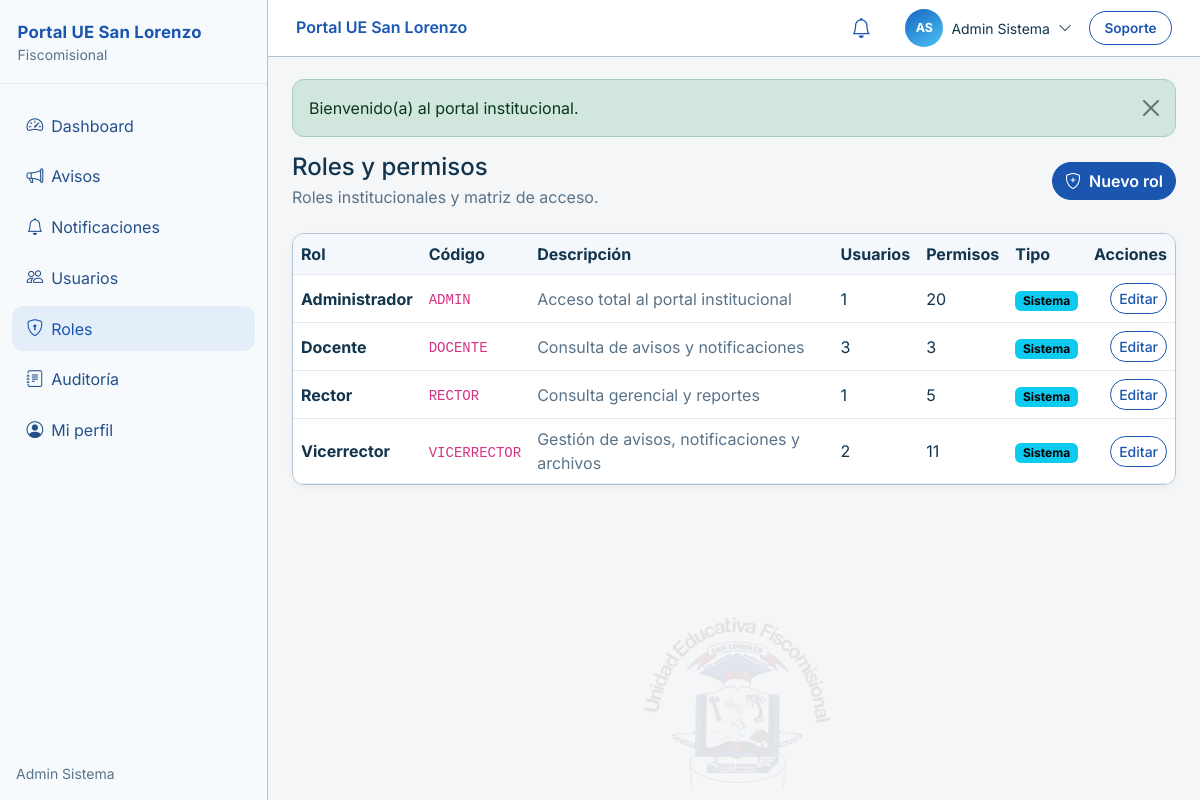
Page /app/public/roles (signed in) on the committed database.
### tables this page shows
CREATE TABLE `roles` (
  `id` bigint(20) UNSIGNED NOT NULL,
  `name` varchar(50) NOT NULL,
  `display_name` varchar(100) NOT NULL,
  `description` varchar(255) DEFAULT NULL,
  `is_system` tinyint(1) NOT NULL DEFAULT 0,
  `created_at` datetime NOT NULL DEFAULT current_timestamp(),
  `updated_at` datetime NOT NULL DEFAULT current_timestamp() ON UPDATE current_timestamp()
);

### app/helpers/response.php (called while the page is built, shortened)
<?php
function app_path(string $path = ''): string
{
    $base = defined('APP_PATH') ? APP_PATH : dirname(__DIR__);
    return $path === '' ? $base : $base . DIRECTORY_SEPARATOR . ltrim(str_replace(['/', '\\'], DIRECTORY_SEPARATOR, $path), DIRECTORY_SEPARATOR);
}
function app_base_path(): string
{
    static $resolved = null;
    if ($resolved !== null) {
        return $resolved;
    }
    $scriptName = $_SERVER['SCRIPT_NAME'] ?? '';
    $dir = str_replace('\\', '/', dirname($scriptName));
    $resolved = rtrim($dir, '/');
    return $resolved;
}
function app_base_url(): string
{
    static $resolved = null;
    if ($resolved !== null) {
        return $resolved;
    }
    $configured = trim((string) env('APP_URL', ''));
    $https = (!empty($_SERVER['HTTPS']) && $_SERVER['HTTPS'] !== 'off')
        || ((string) ($_SERVER['SERVER_PORT'] ?? '') === '443')
        || (strtolower((string) ($_SERVER['HTTP_X_FORWARDED_PROTO'] ?? '')) === 'https');
    $scheme = $https ? 'https' : 'http';
    $host = (string) ($_SERVER['HTTP_HOST'] ?? 'localhost');
    $path = app_base_path();
    $resolved = $scheme . '://' . $host . $path;
    return $resolved;
}
function url(string $path = ''): string
{
    $base = rtrim(app_base_url(), '/');
    $path = trim($path);
    return $base . '/' . ltrim($path, '/');
}
function view(string $name, array $data = [], ?string $layout = 'main'): void
{
    $viewFile = app_path('views/' . str_replace('.', '/', $name) . '.php');
    extract($data, EXTR_SKIP);
    require $viewFile;
}

### app/controllers/Controller.php (called while the page is built, shortened)
<?php
abstract class Controller
{
    protected function view(string $name, array $data = [], ?string $layout = 'main'): void
    {
        view($name, $data, $layout);
    }
}

### app/controllers/RoleController.php (called while the page is built, shortened)
<?php
final class RoleController extends Controller
{
    private RoleService $roles;
    public function __construct(?RoleService $roles = null)
    {
        $this->roles = $roles ?? new RoleService();
    }
    public function index(): void
    {
        $this->view('roles.index', [
            'title' => 'Roles y permisos',
            'roles' => $this->roles->all(),
        ]);
    }
}

### app/middleware/PermissionMiddleware.php (called while the page is built, shortened)
<?php
final class PermissionMiddleware
{
    public function handle(array $params, Closure $next): void
    {
        $next($params);
    }
}

### app/middleware/AuthMiddleware.php (called while the page is built, shortened)
<?php
final class AuthMiddleware
{
    public function handle(array $params, Closure $next): void
    {
        $next($params);
    }
}

### app/helpers/auth.php (called while the page is built, shortened)
<?php
function auth_user(): ?array
{
    $user = $_SESSION['user'] ?? null;
    return is_array($user) ? $user : null;
}
function auth_can(string $permission): bool
{
    $user = auth_user();
    $permissions = $user['permissions'] ?? [];
    return in_array($permission, $permissions, true);
}

### app/helpers/env.php (called while the page is built, shortened)
<?php
function env(string $key, $default = null)
{
    if (array_key_exists($key, $_ENV)) {
        $value = $_ENV[$key];
    } elseif (array_key_exists($key, $_SERVER)) {
        $value = $_SERVER[$key];
    } else {
        $value = getenv($key);
        if ($value === false) {
            return $default;
        }
    }
    $normalized = is_string($value) ? strtolower(trim($value)) : $value;
    return match ($normalized) {
        'true', '(true)' => true,
        'false', '(false)' => false,
        'empty', '(empty)' => '',
        'null', '(null)' => null,
        default => $value,
    };
}

### app/helpers/security.php (called while the page is built, shortened)
<?php
function e(?string $value): string
{
    return htmlspecialchars((string) $value, ENT_QUOTES | ENT_SUBSTITUTE, 'UTF-8');
}

### app/repositories/RoleRepository.php (called while the page is built, shortened)
<?php
final class RoleRepository
{
    private PDO $pdo;
    public function __construct(?PDO $pdo = null)
    {
        $this->pdo = $pdo ?? Database::connection();
    }
    public function all(): array
    {
        $stmt = $this->pdo->query(
            'SELECT r.id, r.name, r.display_name, r.description, r.is_system, r.created_at, r.updated_at,
                    (SELECT COUNT(*) FROM user_roles ur WHERE ur.role_id = r.id) AS users_count,
                    (SELECT COUNT(*) FROM role_permissions rp WHERE rp.role_id = r.id) AS permissions_count
             FROM roles r
             ORDER BY r.is_system DESC, r.name ASC'
        );
        $rows = $stmt->fetchAll(PDO::FETCH_ASSOC);
        return $rows;
    }
}

### app/bootstrap.php (called while the page is built, shortened)
<?php
require_once APP_PATH . '/helpers/env.php';
require_once APP_PATH . '/helpers/security.php';
require_once APP_PATH . '/helpers/auth.php';
require_once APP_PATH . '/helpers/response.php';
spl_autoload_register(static function (string $class): void {
    $prefix = 'App\\';
    $relative = substr($class, strlen($prefix));
    $parts = explode('\\', $relative);
    $map = [
        'Helpers' => 'helpers',
        'Controllers' => 'controllers',
        'Middleware' => 'middleware',
        'Services' => 'Services',
        'Repositories' => 'Repositories',
    ];
    $root = $parts[0];
    foreach ($map as $ns => $dir) {
        if (strcasecmp($root, $ns) === 0) {
            $parts[0] = $dir;
            break;
        }
    }
    $path = APP_PATH . DIRECTORY_SEPARATOR . implode(DIRECTORY_SEPARATOR, $parts) . '.php';
});

### app/config/database.php (called while the page is built, shortened)
<?php
$host = (string) env('DB_HOST', '127.0.0.1');
$port = (string) env('DB_PORT', '3306');
$database = (string) env('DB_DATABASE', 'ue_san_lorenzo');
$charset = 'utf8mb4';
return [
    'driver' => 'mysql',
    'host' => $host,
    'port' => $port,
    'database' => $database,
    'username' => (string) env('DB_USERNAME', 'root'),
    'password' => (string) env('DB_PASSWORD', ''),
    'charset' => $charset,
    'dsn' => sprintf(
        'mysql:host=%s;port=%s;dbname=%s;charset=%s',
        $host,
        $port,
        $database,
        $charset
    ),
    'options' => [
        PDO::ATTR_ERRMODE => PDO::ERRMODE_EXCEPTION,
        PDO::ATTR_DEFAULT_FETCH_MODE => PDO::FETCH_ASSOC,
        PDO::ATTR_EMULATE_PREPARES => false,
    ],
];

### app/services/RoleService.php (called while the page is built, shortened)
<?php
final class RoleService
{
    private RoleRepository $roles;
    public function __construct(?RoleRepository $roles = null, ?AuditService $audit = null)
    {
        $this->roles = $roles ?? new RoleRepository();
    }
    public function all(): array
    {
        return $this->roles->all();
    }
}

### app/views/roles/index.php (the view, shortened to what this page needs)
<div class="d-flex flex-wrap justify-content-between align-items-center gap-2 mb-4">
    <div>
        <h1 class="h4 mb-1">Roles y permisos</h1>
        <p class="text-muted mb-0">Roles institucionales y matriz de acceso.</p>
    </div>
    <?php if (auth_can('roles.create')): ?>
        <a href="<?= e(url('/roles/create')) ?>" class="btn btn-primary">
            <i class="bi bi-shield-plus me-1"></i> Nuevo rol
        </a>
    <?php endif; ?>
</div>
<div class="card-soft p-0 overflow-hidden">
    <div class="table-responsive">
        <table class="table table-hover align-middle mb-0">
            <thead class="table-light">
            <tr>
                <th>Rol</th>
                <th>Código</th>
                <th>Descripción</th>
                <th>Usuarios</th>
                <th>Permisos</th>
                <th>Tipo</th>
                <th class="text-end">Acciones</th>
            </tr>
            </thead>
            <tbody>
            <?php if ($roles === []): ?>
                <tr>
                    <td colspan="7" class="text-center text-muted py-4">No hay roles registrados.</td>
                </tr>
            <?php else: ?>
                <?php foreach ($roles as $role): ?>
                    <tr>
                        <td><strong><?= e((string) $role['display_name']) ?></strong></td>
                        <td><code><?= e((string) $role['name']) ?></code></td>
                        <td class="text-muted"><?= e((string) ($role['description'] ?? '—')) ?></td>
                        <td><?= (int) ($role['users_count'] ?? 0) ?></td>
                        <td><?= (int) ($role['permissions_count'] ?? 0) ?></td>
                        <td>
                            <?php if ((int) ($role['is_system'] ?? 0) === 1): ?>
                                <span class="badge text-bg-info">Sistema</span>
                            <?php else: ?>
                                <span class="badge text-bg-light border">Personalizado</span>
                            <?php endif; ?>
                        </td>
                        <td class="text-end text-nowrap">
                            <?php if (auth_can('roles.edit')): ?>
                                <a href="<?= e(url('/roles/' . $role['id'] . '/edit')) ?>"
                                   class="btn btn-sm btn-outline-primary">Editar</a>
                            <?php endif; ?>
                        </td>
                    </tr>
                <?php endforeach; ?>
            <?php endif; ?>
            </tbody>
        </table>
    </div>
</div>

### app/Router.php (shortened to what this page needs)
<?php
final class Router
{
    private array $routes = [];
    private function add(array $methods, string $path, mixed $handler, array $middleware): self
    {
        $this->routes[] = [
            'methods' => $methods,
            'path' => $this->normalizePath($path),
            'handler' => $handler,
            'middleware' => $middleware,
        ];
        return $this;
    }
    public function dispatch(?string $method = null, ?string $uri = null): void
    {
        $method = strtoupper($method ?? ($_SERVER['REQUEST_METHOD'] ?? 'GET'));
        $uri = $this->normalizePath($uri ?? $this->resolveUri());
        foreach ($this->routes as $route) {
            if (!in_array($method, $route['methods'], true)) {
                continue;
            }
            $params = $this->matchPath($route['path'], $uri);
            if ($params === null) {
                continue;
            }
            $pipeline = array_reduce(
                array_reverse($route['middleware']),
                function (Closure $next, string $middlewareName): Closure {
                    return function (array $params) use ($next, $middlewareName): void {
                        $this->runMiddleware($middlewareName, $params, $next);
                    };
                },
                function (array $params) use ($route): void {
                    $this->invoke($route['handler'], $params);
                }
            );
            $pipeline($params);
            return;
        }
    }
    private function runMiddleware(string $name, array $params, Closure $next): void
    {
        if (str_starts_with($name, 'permission:')) {
            $permission = substr($name, strlen('permission:'));
            $middleware = new \App\Middleware\PermissionMiddleware($permission);
            $middleware->handle($params, $next);
            return;
        }
        $middleware = new $class();
        $middleware->handle($params, $next);
    }
    private function invoke(mixed $handler, array $params): void
    {
        if (is_array($handler) && count($handler) === 2) {
            [$class, $action] = $handler;
            $controller = is_object($class) ? $class : new $class();
            $controller->{$action}(...array_values($params));
            return;
        }
        throw new RuntimeException('Handler de ruta inválido.');
    }
    private function resolveUri(): string
    {
        $uri = $_SERVER['REQUEST_URI'] ?? '/';
        $path = parse_url($uri, PHP_URL_PATH);
        $path = str_replace('\\', '/', $path);
        $bases = [];
        $scriptDir = str_replace('\\', '/', dirname((string) ($_SERVER['SCRIPT_NAME'] ?? '')));
        if ($scriptDir !== '/' && $scriptDir !== '\\' && $scriptDir !== '.' && $scriptDir !== '') {
            $bases[] = rtrim($scriptDir, '/');
        }
        $detected = app_base_path();
        if ($detected !== '') {
            $bases[] = $detected;
        }
        foreach (array_unique($bases) as $base) {
            if ($base !== '' && str_starts_with($path, $base . '/')) {
                $path = substr($path, strlen($base)) ?: '/';
                break;
            }
        }
        return $this->normalizePath($path);
    }
    private function normalizePath(string $path): string
    {
        $path = '/' . trim($path, '/');
        return $path === '/' ? '/' : rtrim($path, '/');
    }
    private function matchPath(string $routePath, string $uri): ?array
    {
        if ($routePath === $uri) {
            return [];
        }
        $pattern = preg_replace('#\{([a-zA-Z_][a-zA-Z0-9_]*)\}#', '(?P<$1>[^/]+)', $routePath);
        $regex = '#^' . $pattern . '$#';
        if (!preg_match($regex, $uri, $matches)) {
            return null;
        }
        $params = [];
        return $params;
    }
}

### app/assets/css/app.css (style rules this page uses)
:root { --pi-navy-950: #0d47a1; --pi-navy-900: #1565c0; --pi-navy-800: #1e88e5; --pi-navy-700: #1565c0; --pi-cyan: #0288d1; --pi-cyan-soft: #4fc3f7; --pi-text: #12344d; --pi-muted: #5a7388; --pi-danger: #c62828; --pi-success: #2e7d32; --pi-warning: #f9a825; --pi-white: #ffffff; --pi-blue-900: #0d47a1; --pi-blue-700: #1565c0; --pi-blue-500: #0288d1; --pi-sky-400: #4fc3f7; --pi-sky-100: #e3f2fd; --pi-gray-100: #f4f6f8; --pi-gray-700: #455a64; --brand-primary: #1a56b0; --brand-secondary: #7eb6e8; --brand-surface: #ffffff; --brand-text: #163a6b; --brand-muted: #5a7388; --sidebar-width: 268px; --radius-panel: 12px; --glow: none; --glass-bg: #ffffff; --glass-border: #b3c1d1; --shield-url: url("../img/escudo-san-lorenzo.png"); }
* { box-sizing: border-box; }
html, body { min-height: 100%; background: #f4f6f8 !important; background-image: none !important; color: #12344d !important; }
body { margin: 0; font-family: Inter, "Segoe UI", "Helvetica Neue", Arial, sans-serif; }
a { color: var(--brand-primary); }
h1, h2, h3, h4, h5, h6 { color: var(--pi-text); }
.text-muted { color: var(--pi-muted) !important; }
.btn-primary { --bs-btn-color: #fff; --bs-btn-bg: var(--brand-primary); --bs-btn-border-color: var(--brand-primary); --bs-btn-hover-color: #fff; --bs-btn-hover-bg: var(--pi-blue-900); --bs-btn-hover-border-color: var(--pi-blue-900); --bs-btn-active-bg: var(--pi-blue-900); --bs-btn-active-border-color: var(--pi-blue-900); border-radius: 999px; font-weight: 600; }
.btn-outline-primary { --bs-btn-color: var(--brand-primary); --bs-btn-border-color: var(--brand-primary); --bs-btn-hover-color: #fff; --bs-btn-hover-bg: var(--brand-primary); --bs-btn-hover-border-color: var(--brand-primary); border-radius: 999px; font-weight: 500; }
.card-soft { background: #ffffff; border: 1.5px solid #b3c1d1; border-radius: 12px; box-shadow: 0 2px 6px rgba(0, 0, 0, 0.05); color: var(--pi-text); }
.table { --bs-table-bg: #ffffff; --bs-table-color: var(--pi-text); --bs-table-border-color: #e3eaf1; --bs-table-hover-bg: #f4f8fc; --bs-table-hover-color: var(--pi-text); --bs-table-striped-bg: #f8fbff; color: var(--pi-text); }
.table thead.table-light, .table-light { --bs-table-bg: #f4f8fc; --bs-table-color: #12344d; --bs-table-border-color: #e3eaf1; color: #12344d; }
.table a { color: var(--brand-primary); }

### rows in the picture
roles: display_name "Administrador", name "ADMIN", description "Acceso total al portal institucional", users_count "1", permissions_count "20", is_system "Sistema"
roles: display_name "Docente", name "DOCENTE", description "Consulta de avisos y notificaciones", users_count "3", permissions_count "3", is_system "Sistema"
roles: display_name "Rector", name "RECTOR", description "Consulta gerencial y reportes", users_count "1", permissions_count "5", is_system "Sistema"
roles: display_name "Vicerrector", name "VICERRECTOR", description "Gestión de avisos, notificaciones y archivos", users_count "2", permissions_count "11", is_system "Sistema"

### other values in the picture
$item['label'] "Dashboard"
$item['label'] "Avisos"
$item['label'] "Notificaciones"
$item['label'] "Usuarios"
$item['label'] "Roles"
$item['label'] "Auditoría"
$item['label'] "Mi perfil"
